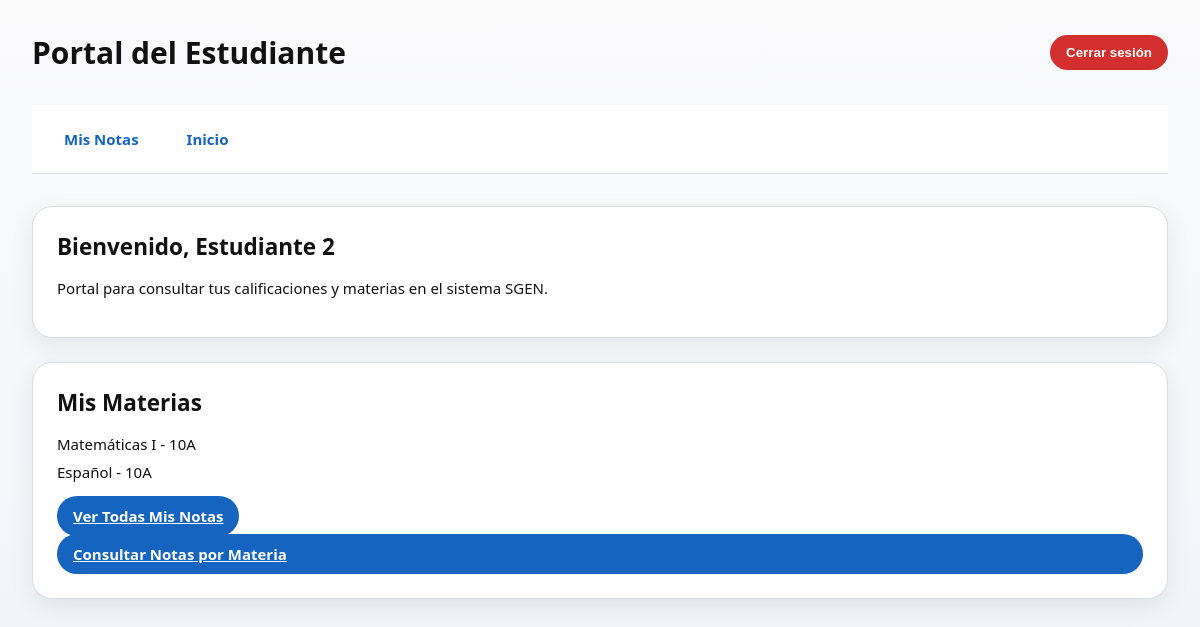
/estudiante/ (signed in), run on the app's committed database.
### sgenapp/models.py (models this page shows, shortened)
class Usuario(AbstractUser):
    ROLES = [
        ('1', 'Administrador'),
        ('2', 'Profesor'),
        ('3', 'Estudiante'),
    ]
    id_usuario = models.AutoField(primary_key=True)
    documento = models.CharField(max_length=20, unique=True)
    rol = models.CharField(max_length=1, choices=ROLES, default='3')
    class Meta:
        verbose_name = 'Usuario'
        verbose_name_plural = 'Usuarios'

class MateriaGrupo(models.Model):
    materia = models.ForeignKey(Materia, on_delete=models.CASCADE)
    grupo = models.ForeignKey(Grupo, on_delete=models.CASCADE)
    profesor = models.ForeignKey(Usuario, on_delete=models.SET_NULL, null=True, limit_choices_to={'rol': '2'})
    class Meta:
        verbose_name = 'Materia-Grupo'
        verbose_name_plural = 'Materias-Grupos'
        unique_together = ('materia', 'grupo')

class Materia(models.Model):
    nombre = models.CharField(max_length=100)
    codigo = models.CharField(max_length=20, unique=True)
    descripcion = models.TextField(blank=True)
    creditos = models.PositiveIntegerField(default=3)
    class Meta:
        verbose_name = 'Materia'
        verbose_name_plural = 'Materias'

class Grupo(models.Model):
    nombre = models.CharField(max_length=100)  # Ej: "10A", "11B"
    periodo = models.ForeignKey(PeriodoAcademico, on_delete=models.CASCADE, related_name='grupos')
    capacidad = models.PositiveIntegerField(default=30)
    class Meta:
        verbose_name = 'Grupo'
        verbose_name_plural = 'Grupos'
        unique_together = ('nombre', 'periodo')

### sgenapp/views.py (the view)
# urls.py: path('estudiante/', views.estudiante_dashboard, name='estudiante_dashboard'),
@login_required(login_url='login')
def estudiante_dashboard(request):
    if request.user.rol != '3':
        messages.error(request, 'No tiene permisos de estudiante.')
        return redirect('login')
    grupos = EstudianteGrupo.objects.filter(estudiante=request.user).values_list('grupo', flat=True)
    materias_disponibles = MateriaGrupo.objects.filter(grupo_id__in=grupos).distinct()
    context = {
        'materias_disponibles': materias_disponibles,
    }
    return render(request, 'estudiante_dashboard.html', context)

### sgenapp/templates/estudiante_dashboard.html (shortened to what this page needs)
<!doctype html>
<html lang="es">
<head>
</head>
<body>
  <div class="container">
    <div class="header">
      <h1>Portal del Estudiante</h1>
      <form method="POST" action="{% url 'logout' %}" style="display:inline">
        <button type="submit" class="btn danger">Cerrar sesión</button>
      </form>
    </div>
    <div class="nav">
      <a href="{% url 'estudiante_seleccionar_materia' %}">Mis Notas</a>
      <a href="{% url 'estudiante_dashboard' %}">Inicio</a>
    </div>
    <div class="card">
      <h2>Bienvenido, {{ user.first_name|default:user.username }}</h2>
      <p>Portal para consultar tus calificaciones y materias en el sistema SGEN.</p>
    </div>
    <div class="card">
      <h2>Mis Materias</h2>
      {% if materias_disponibles %}
        <ul class="link-list">
          {% for mg in materias_disponibles %}
          <li>{{ mg.materia.nombre }} - {{ mg.grupo.nombre }}</li>
          {% endfor %}
        </ul>
      {% else %}
        <p>No tienes materias inscritas</p>
      {% endif %}
      <div style="margin-top:var(--space-6)">
        <a href="{% url 'estudiante_ver_notas' %}" class="btn primary">Ver Todas Mis Notas</a>
        <a href="{% url 'estudiante_seleccionar_materia' %}" class="btn primary" style="margin-top:.5rem; display:block">Consultar Notas por Materia</a>
      </div>
    </div>
  </div>
</body>
</html>

### sgenapp/templates/estudiante_dashboard.html (style rules this page uses)
:root { --brand-blue: #1565C0; --brand-red: #D32F2F; --success: #2E7D32; --bg:#FFFFFF; --text:#111111; --muted:#6B7280; --border:#DADCE0; --shadow:0 8px 24px rgba(16,24,40,.08); --font-sans:ui-sans-serif, system-ui, -apple-system, Segoe UI, Roboto, Inter, "Helvetica Neue", Arial, sans-serif; --space-4:1rem; --space-6:1.5rem; --space-8:2rem; --radius-xl:1.25rem; }
* { box-sizing:border-box }
html,body { height:100%; margin:0 }
body { font-family:var(--font-sans); font-size:15px; color:var(--text); background:linear-gradient(180deg,#fafafb, #f4f6fa 60%, #eef2f7) }
.container { max-width:1200px; margin:0 auto; padding:var(--space-8) }
.header { display:flex; justify-content:space-between; align-items:center; margin-bottom:var(--space-8) }
.header h1 { margin:0 }
.btn { appearance:none; border:1px solid var(--border); background:#e5e7eb; color:var(--text); padding:.625rem 1rem; border-radius:999px; font-weight:600; cursor:pointer; transition:.15s }
.btn.primary { background:var(--brand-blue); color:#fff; border:none }
.btn.danger { background:var(--brand-red); color:#fff; border:none }
.card { background:var(--bg); border:1px solid var(--border); border-radius:var(--radius-xl); box-shadow:var(--shadow); padding:var(--space-6); margin-bottom:var(--space-6) }
.card h2 { margin:0 0 var(--space-4) }
.nav { background:var(--bg); border-bottom:1px solid var(--border); padding:var(--space-4); margin-bottom:var(--space-8); display:flex; gap:var(--space-4) }
.nav a { text-decoration:none; color:var(--brand-blue); font-weight:600; padding:.5rem 1rem }
.link-list { list-style:none; padding:0; margin:0 }
.link-list li { margin-bottom:.5rem }

### data on the page
Usuario: first_name "Estudiante 2"
MateriaGrupo: materia.nombre "Matemáticas I", grupo.nombre "10A"
MateriaGrupo: materia.nombre "Español", grupo.nombre "10A"
